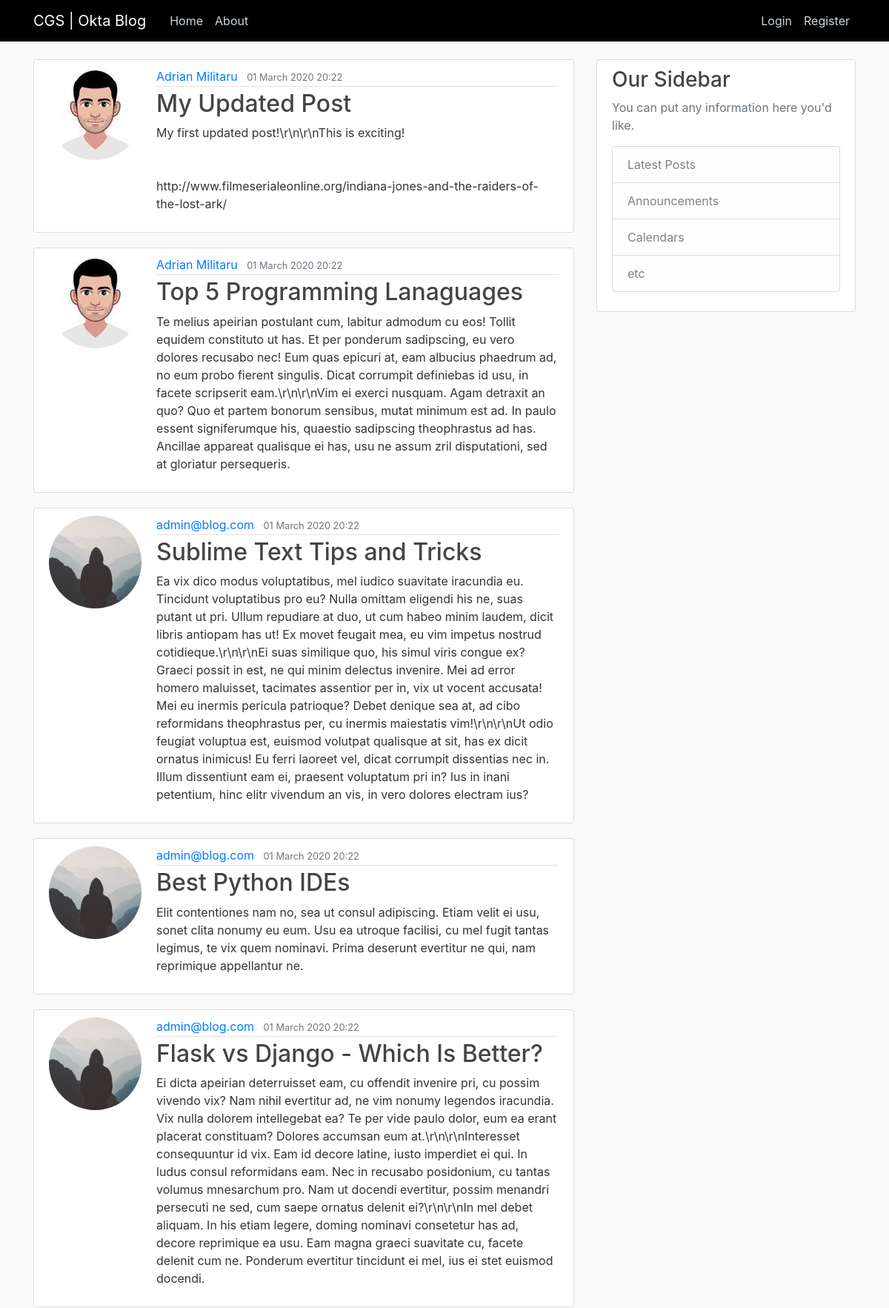
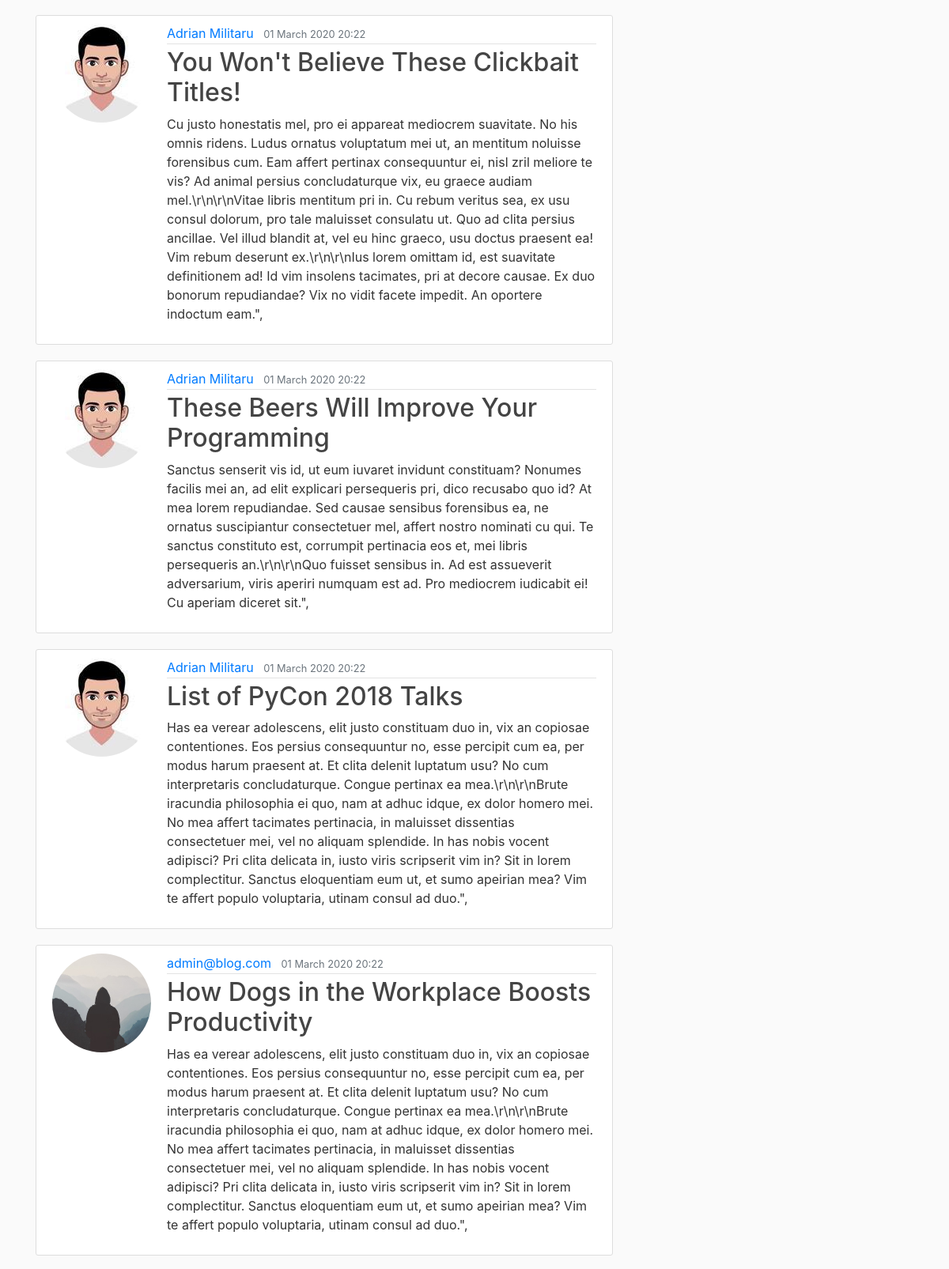
The page /home (upper part) on the database its author committed (2 pictures, top to bottom).
### mainblog/models.py (models this page shows, shortened)
class Post(db.Model):
    id = db.Column(db.String(20), unique=True, primary_key=True)
    title = db.Column(db.String(100), nullable=False)
    date_posted = db.Column(db.DateTime, nullable=False)
    content = db.Column(db.Text, nullable=False)
    user_id = db.Column(db.String, db.ForeignKey('user.id'), nullable=False)

class User(db.Model, UserMixin):
    id = db.Column(db.String(20), unique=True, primary_key=True)
    email = db.Column(db.String(60), unique=True, nullable=False)
    image_file = db.Column(db.String(20), nullable=False, default='default.jpg')
    password = db.Column(db.String(60), nullable=False)
    firstname = db.Column(db.String(60), nullable=True, default='')
    lastname = db.Column(db.String(60), nullable=True, default='')
    group = db.Column(db.String(60), nullable=True, default='CGS')
    position = db.Column(db.String(60), nullable=True, default='operator')
    posts = db.relationship('Post', backref='author', lazy=True)

### mainblog/routes.py (the view)
@app.route("/")
@app.route("/home")
def home_page():
    posts = Post.query.all()
    return render_template('home.html', posts=posts)

### mainblog/templates/home.html
{% extends "layout.html" %}
{% block content %}
    {% for post in posts %}
        <article class="media content-section">
        <img class="rounded-circle account-img" src="{{ url_for('static', filename='profile_pics/' + post.author.image_file) }}"/>
          <div class="media-body">
            <div class="article-metadata">
              <a class="mr-2" href="#">
                  {% if not post.author.firstname and not post.author.lastname %}
                            {{post.author.email}}
                  {% else %}
                            {{post.author.firstname}} {{post.author.lastname}}
                  {% endif %}
              </a>
              <small class="text-muted">{{ post.date_posted.strftime('%d %B %Y %H:%M') }}</small>
            </div>
            <h2><a class="article-title" href="{{ url_for('post_page', post_id=post.id) }}">{{ post.title }}</a></h2>
            <p class="article-content">{{ post.content }}</p>
          </div>
        </article>
    {% endfor %}
{% endblock content %}

### mainblog/static/main.css (style rules this page uses)
body { background: #fafafa; color: #333333; margin-top: 5rem; }
h1, h2, h3, h4, h5, h6 { color: #444444; }
.content-section { background: #ffffff; padding: 10px 20px; border: 1px solid #dddddd; border-radius: 3px; margin-bottom: 20px; }
.article-title { color: #444444; }
.article-content { white-space: pre-line; }
.article-metadata { padding-bottom: 1px; margin-bottom: 4px; border-bottom: 1px solid #e3e3e3 }
.account-img { height: 125px; width: 125px; margin-right: 20px; margin-bottom: 16px; }

### rows shown on the page
Post: image_file (picture), author.firstname "Adrian", author.lastname "Militaru", date_posted "01 March 2020 20:22", title "My Updated Post", content "My first updated post!\\r\\n\\r\\nThis is exciting! http://www.filmeserialeonline.org/indiana-jones-and-the-raiders-of-the-lost-ark/"
Post: image_file (picture), author.firstname "Adrian", author.lastname "Militaru", date_posted "01 March 2020 20:22", title "Top 5 Programming Lanaguages", content "Te melius apeirian postulant cum, labitur admodum cu eos! Tollit equidem constituto ut has. Et per ponderum sadipscing, eu vero dolores recusabo nec! Eum quas epicuri at, eam albucius phaedrum ad, no eum probo fierent singulis. Dicat corrumpit definiebas id usu, in facete scripserit eam.\\r\\n\\r\\nVim ei exerci nusquam. Agam detraxit an quo? Quo et partem bonorum sensibus, mutat minimum est ad. In paulo essent signiferumque his, quaestio sadipscing theophrastus ad has. Ancillae appareat qualisque ei has, usu ne assum zril disputationi, sed at gloriatur persequeris."
Post: image_file (placeholder picture), author.email "admin@blog.com", date_posted "01 March 2020 20:22", title "Sublime Text Tips and Tricks", content "Ea vix dico modus voluptatibus, mel iudico suavitate iracundia eu. Tincidunt voluptatibus pro eu? Nulla omittam eligendi his ne, suas putant ut pri. Ullum repudiare at duo, ut cum habeo minim laudem, dicit libris antiopam has ut! Ex movet feugait mea, eu vim impetus nostrud cotidieque.\\r\\n\\r\\nEi suas similique quo, his simul viris congue ex? Graeci possit in est, ne qui minim delectus invenire. Mei ad error homero maluisset, tacimates assentior per in, vix ut vocent accusata! Mei eu inermis pericula patrioque? Debet denique sea at, ad cibo reformidans theophrastus per, cu inermis maiestatis vim!\\r\\n\\r\\nUt odio feugiat voluptua est, euismod volutpat qualisque at sit, has ex dicit ornatus…"
Post: image_file (placeholder picture), author.email "admin@blog.com", date_posted "01 March 2020 20:22", title "Best Python IDEs", content "Elit contentiones nam no, sea ut consul adipiscing. Etiam velit ei usu, sonet clita nonumy eu eum. Usu ea utroque facilisi, cu mel fugit tantas legimus, te vix quem nominavi. Prima deserunt evertitur ne qui, nam reprimique appellantur ne."
Post: image_file (placeholder picture), author.email "admin@blog.com", date_posted "01 March 2020 20:22", title "Flask vs Django - Which Is Better?", content "Ei dicta apeirian deterruisset eam, cu offendit invenire pri, cu possim vivendo vix? Nam nihil evertitur ad, ne vim nonumy legendos iracundia. Vix nulla dolorem intellegebat ea? Te per vide paulo dolor, eum ea erant placerat constituam? Dolores accumsan eum at.\\r\\n\\r\\nInteresset consequuntur id vix. Eam id decore latine, iusto imperdiet ei qui. In ludus consul reformidans eam. Nec in recusabo posidonium, cu tantas volumus mnesarchum pro. Nam ut docendi evertitur, possim menandri persecuti ne sed, cum saepe ornatus delenit ei?\\r\\n\\r\\nIn mel debet aliquam. In his etiam legere, doming nominavi consetetur has ad, decore reprimique ea usu. Eam magna graeci suavitate cu, facete delenit cum ne.…"
Post: image_file (picture), author.firstname "Adrian", author.lastname "Militaru", date_posted "01 March 2020 20:22", title "You Won't Believe These Clickbait Titles!", content "Cu justo honestatis mel, pro ei appareat mediocrem suavitate. No his omnis ridens. Ludus ornatus voluptatum mei ut, an mentitum noluisse forensibus cum. Eam affert pertinax consequuntur ei, nisl zril meliore te vis? Ad animal persius concludaturque vix, eu graece audiam mel.\\r\\n\\r\\nVitae libris mentitum pri in. Cu rebum veritus sea, ex usu consul dolorum, pro tale maluisset consulatu ut. Quo ad clita persius ancillae. Vel illud blandit at, vel eu hinc graeco, usu doctus praesent ea! Vim rebum deserunt ex.\\r\\n\\r\\nIus lorem omittam id, est suavitate definitionem ad! Id vim insolens tacimates, pri at decore causae. Ex duo bonorum repudiandae? Vix no vidit facete impedit. An oportere indoctum…"
Post: image_file (picture), author.firstname "Adrian", author.lastname "Militaru", date_posted "01 March 2020 20:22", title "These Beers Will Improve Your Programming", content "Sanctus senserit vis id, ut eum iuvaret invidunt constituam? Nonumes facilis mei an, ad elit explicari persequeris pri, dico recusabo quo id? At mea lorem repudiandae. Sed causae sensibus forensibus ea, ne ornatus suscipiantur consectetuer mel, affert nostro nominati cu qui. Te sanctus constituto est, corrumpit pertinacia eos et, mei libris persequeris an.\\r\\n\\r\\nQuo fuisset sensibus in. Ad est assueverit adversarium, viris aperiri numquam est ad. Pro mediocrem iudicabit ei! Cu aperiam diceret sit.\","
Post: image_file (picture), author.firstname "Adrian", author.lastname "Militaru", date_posted "01 March 2020 20:22", title "List of PyCon 2018 Talks", content "Has ea verear adolescens, elit justo constituam duo in, vix an copiosae contentiones. Eos persius consequuntur no, esse percipit cum ea, per modus harum praesent at. Et clita delenit luptatum usu? No cum interpretaris concludaturque. Congue pertinax ea mea.\\r\\n\\r\\nBrute iracundia philosophia ei quo, nam at adhuc idque, ex dolor homero mei. No mea affert tacimates pertinacia, in maluisset dissentias consectetuer mei, vel no aliquam splendide. In has nobis vocent adipisci? Pri clita delicata in, iusto viris scripserit vim in? Sit in lorem complectitur. Sanctus eloquentiam eum ut, et sumo apeirian mea? Vim te affert populo voluptaria, utinam consul ad duo.\","
Post: image_file (placeholder picture), author.email "admin@blog.com", date_posted "01 March 2020 20:22", title "How Dogs in the Workplace Boosts Productivity", content "Has ea verear adolescens, elit justo constituam duo in, vix an copiosae contentiones. Eos persius consequuntur no, esse percipit cum ea, per modus harum praesent at. Et clita delenit luptatum usu? No cum interpretaris concludaturque. Congue pertinax ea mea.\\r\\n\\r\\nBrute iracundia philosophia ei quo, nam at adhuc idque, ex dolor homero mei. No mea affert tacimates pertinacia, in maluisset dissentias consectetuer mei, vel no aliquam splendide. In has nobis vocent adipisci? Pri clita delicata in, iusto viris scripserit vim in? Sit in lorem complectitur. Sanctus eloquentiam eum ut, et sumo apeirian mea? Vim te affert populo voluptaria, utinam consul ad duo.\","
